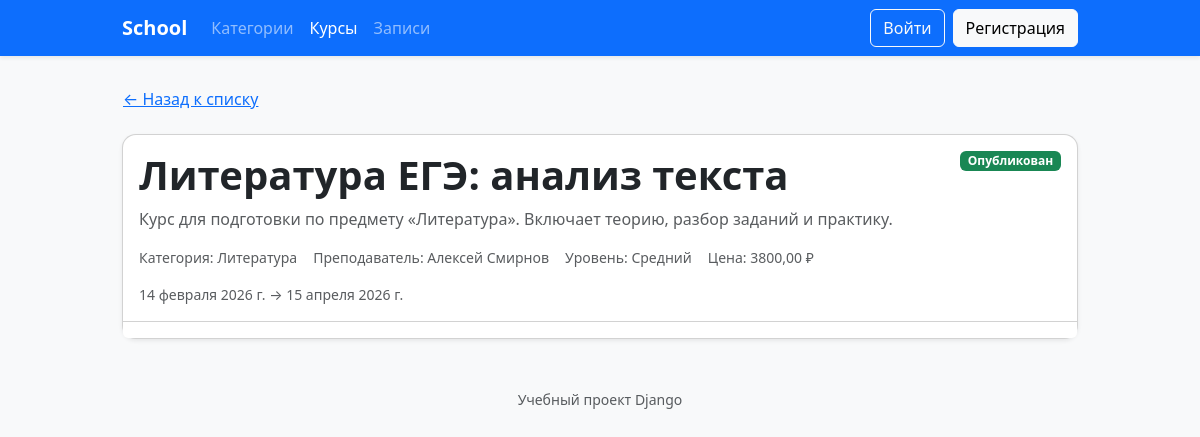
Page /courses/25/ on the committed database.
### school/models.py (models this page shows, shortened)
class Course(models.Model):
    LEVEL_CHOICES = [
        ("beginner", "Начальный"),
        ("intermediate", "Средний"),
        ("advanced", "Продвинутый"),
    ]
    category = models.ForeignKey(
        Category,
        on_delete=models.CASCADE,
        verbose_name="Категория"
    )
    teacher = models.ForeignKey(
        User,
        on_delete=models.SET_NULL,
        null=True,
        verbose_name="Преподаватель"
    )
    title = models.CharField("Название курса", max_length=255)
    description = models.TextField("Описание")
    image = models.ImageField(
        "Обложка курса",
        upload_to="courses/",
        blank=True,
        null=True,
    )
    price = models.DecimalField("Цена", max_digits=8, decimal_places=2)
    level = models.CharField(
        "Уровень",
        max_length=20,
        choices=LEVEL_CHOICES,
        default="beginner",
    )
    start_date = models.DateField("Дата старта", default=timezone.now)
    end_date = models.DateField("Дата окончания", default=timezone.now)
    is_published = models.BooleanField("Опубликован", default=True)
    created_at = models.DateTimeField("Дата создания", auto_now_add=True)
    updated_at = models.DateTimeField("Дата обновления", auto_now=True)
    history = HistoricalRecords()
    class Meta:
        verbose_name = "Курс"
        verbose_name_plural = "Курсы"
        constraints = [
            models.UniqueConstraint(
                fields=["category", "title"],
                name="unique_course_title_per_category",
            )
        ]

class Category(models.Model):
    name = models.CharField("Название категории", max_length=255)
    description = models.TextField("Описание", blank=True)
    class Meta:
        verbose_name = "Категория курса"
        verbose_name_plural = "Категории курсов"

### school/views.py (the view)
# urls.py: path("courses/<int:pk>/", CourseDetailView.as_view(), name="course_detail"),
class CourseDetailView(DetailView):
    model = Course
    template_name = "school/course_detail.html"
    context_object_name = "course"
    def get_context_data(self, **kwargs):
        context = super().get_context_data(**kwargs)
        if self.request.user.is_staff or self.object.teacher_id == self.request.user.id:
            context["enrollments"] = (
                self.object.enrollment_set.select_related("user").order_by("-enrolled_at")
            )
        else:
            context["enrollments"] = None
        if self.request.user.is_authenticated:
            enrollment = self.object.enrollment_set.filter(user=self.request.user).first()
            context["user_enrollment"] = enrollment
            context["is_enrolled"] = enrollment is not None
        else:
            context["is_enrolled"] = False
            context["user_enrollment"] = None
        return context

### school/templates/school/course_detail.html (shortened to what this page needs)
{% extends "school/base.html" %}
{% block content %}
  <a class="btn btn-link ps-0 mb-3" href="{% url 'school:course_list' %}">
    ← Назад к списку
  </a>
  <div class="card shadow-sm">
    <div class="card-body">
      <div class="d-flex justify-content-between align-items-start">
        <div>
          <h1 class="card-title mb-2">{{ course.title }}</h1>
          <p class="card-text text-muted mb-3">
            {{ course.description }}
          </p>
          <div class="d-flex flex-wrap gap-3 text-muted small">
            <span>Категория: {{ course.category.name }}</span>
            <span>Преподаватель:
              {{ course.teacher.get_full_name|default:course.teacher.username|default:"—" }}
            </span>
            <span>Уровень: {{ course.get_level_display }}</span>
            <span>Цена: {{ course.price }} ₽</span>
            <span>{{ course.start_date }} → {{ course.end_date }}</span>
          </div>
        </div>
        {% if course.is_published %}
          <span class="badge text-bg-success">Опубликован</span>
        {% else %}
          <span class="badge text-bg-secondary">Черновик</span>
        {% endif %}
      </div>
    </div>
    <div class="card-footer bg-white d-flex gap-2">
    </div>
  </div>
{% endblock %}

### school/static/school/styles.css (style rules this page uses)
.card { border-radius: 14px; transition: transform 0.15s ease, box-shadow 0.15s ease; }
.card-title { font-weight: 600; }
.btn { transition: transform 0.12s ease, box-shadow 0.12s ease, filter 0.12s ease; }

### rows in the picture
Course: title "Литература ЕГЭ: анализ текста", description "Курс для подготовки по предмету «Литература». Включает теорию, разбор заданий и практику.", category.name "Литература", teacher.get_full_name "Алексей Смирнов", level "Средний", price "3800,00", start_date "14 февраля 2026 г.", end_date "15 апреля 2026 г."
